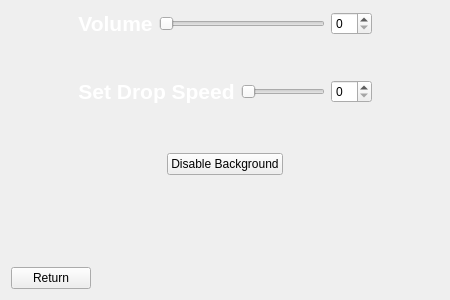
<?xml version="1.0" encoding="UTF-8"?>
<ui version="4.0">
 <class>Settings</class>
 <widget class="QWidget" name="Settings">
  <property name="geometry">
   <rect>
    <x>0</x>
    <y>0</y>
    <width>450</width>
    <height>300</height>
   </rect>
  </property>
  <property name="windowTitle">
   <string>Form</string>
  </property>
  <property name="styleSheet">
   <string notr="true"/>
  </property>
  <layout class="QHBoxLayout" name="horizontalLayout_6">
   <item>
    <layout class="QVBoxLayout" name="verticalLayout_2">
     <item>
      <layout class="QHBoxLayout" name="horizontalLayout_5">
       <item>
        <spacer name="horizontalSpacer_9">
         <property name="orientation">
          <enum>Qt::Horizontal</enum>
         </property>
         <property name="sizeHint" stdset="0">
          <size>
           <width>40</width>
           <height>20</height>
          </size>
         </property>
        </spacer>
       </item>
       <item>
        <layout class="QVBoxLayout" name="verticalLayout">
         <item>
          <layout class="QHBoxLayout" name="horizontalLayout_3">
           <item>
            <widget class="QLabel" name="volumlabel">
             <property name="sizePolicy">
              <sizepolicy hsizetype="Preferred" vsizetype="Preferred">
               <horstretch>1</horstretch>
               <verstretch>0</verstretch>
              </sizepolicy>
             </property>
             <property name="styleSheet">
              <string notr="true">font: 16pt &quot;Adobe 黑体 Std R&quot;;</string>
             </property>
             <property name="text">
              <string>&lt;!DOCTYPE HTML PUBLIC &quot;-//W3C//DTD HTML 4.0//EN&quot; &quot;http://www.w3.org/TR/REC-html40/strict.dtd&quot;&gt;
&lt;html&gt;&lt;head&gt;&lt;meta name=&quot;qrichtext&quot; content=&quot;1&quot; /&gt;&lt;style type=&quot;text/css&quot;&gt;
p, li { white-space: pre-wrap; }
&lt;/style&gt;&lt;/head&gt;&lt;body style=&quot; font-family:'SimSun'; font-size:9pt; font-weight:400; font-style:normal;&quot;&gt;
&lt;p style=&quot; margin-top:0px; margin-bottom:0px; margin-left:0px; margin-right:0px; -qt-block-indent:0; text-indent:0px;&quot;&gt;&lt;span style=&quot; font-size:16pt; font-weight:600; color:#ffffff;&quot;&gt;Volume&lt;/span&gt;&lt;/p&gt;&lt;/body&gt;&lt;/html&gt;</string>
             </property>
             <property name="alignment">
              <set>Qt::AlignCenter</set>
             </property>
            </widget>
           </item>
           <item>
            <widget class="QSlider" name="horizontalSlider">
             <property name="sizePolicy">
              <sizepolicy hsizetype="Expanding" vsizetype="Fixed">
               <horstretch>4</horstretch>
               <verstretch>0</verstretch>
              </sizepolicy>
             </property>
             <property name="orientation">
              <enum>Qt::Horizontal</enum>
             </property>
            </widget>
           </item>
           <item>
            <widget class="QSpinBox" name="spinBox">
             <property name="sizePolicy">
              <sizepolicy hsizetype="Minimum" vsizetype="Fixed">
               <horstretch>1</horstretch>
               <verstretch>0</verstretch>
              </sizepolicy>
             </property>
            </widget>
           </item>
          </layout>
         </item>
         <item>
          <spacer name="verticalSpacer_4">
           <property name="orientation">
            <enum>Qt::Vertical</enum>
           </property>
           <property name="sizeHint" stdset="0">
            <size>
             <width>20</width>
             <height>37</height>
            </size>
           </property>
          </spacer>
         </item>
         <item>
          <layout class="QHBoxLayout" name="horizontalLayout">
           <item>
            <widget class="QLabel" name="label">
             <property name="sizePolicy">
              <sizepolicy hsizetype="Preferred" vsizetype="Preferred">
               <horstretch>1</horstretch>
               <verstretch>0</verstretch>
              </sizepolicy>
             </property>
             <property name="styleSheet">
              <string notr="true">font: 16pt &quot;Adobe 黑体 Std R&quot;;</string>
             </property>
             <property name="text">
              <string>&lt;!DOCTYPE HTML PUBLIC &quot;-//W3C//DTD HTML 4.0//EN&quot; &quot;http://www.w3.org/TR/REC-html40/strict.dtd&quot;&gt;
&lt;html&gt;&lt;head&gt;&lt;meta name=&quot;qrichtext&quot; content=&quot;1&quot; /&gt;&lt;style type=&quot;text/css&quot;&gt;
p, li { white-space: pre-wrap; }
&lt;/style&gt;&lt;/head&gt;&lt;body style=&quot; font-family:'SimSun'; font-size:9pt; font-weight:400; font-style:normal;&quot;&gt;
&lt;p style=&quot; margin-top:0px; margin-bottom:0px; margin-left:0px; margin-right:0px; -qt-block-indent:0; text-indent:0px;&quot;&gt;&lt;span style=&quot; font-size:16pt; font-weight:600; color:#ffffff;&quot;&gt;Set Drop Speed&lt;/span&gt;&lt;/p&gt;&lt;/body&gt;&lt;/html&gt;</string>
             </property>
             <property name="alignment">
              <set>Qt::AlignCenter</set>
             </property>
            </widget>
           </item>
           <item>
            <widget class="QSlider" name="horizontalSlider_2">
             <property name="sizePolicy">
              <sizepolicy hsizetype="Expanding" vsizetype="Fixed">
               <horstretch>4</horstretch>
               <verstretch>0</verstretch>
              </sizepolicy>
             </property>
             <property name="orientation">
              <enum>Qt::Horizontal</enum>
             </property>
            </widget>
           </item>
           <item>
            <widget class="QSpinBox" name="spinBox_2">
             <property name="sizePolicy">
              <sizepolicy hsizetype="Minimum" vsizetype="Fixed">
               <horstretch>1</horstretch>
               <verstretch>0</verstretch>
              </sizepolicy>
             </property>
            </widget>
           </item>
          </layout>
         </item>
        </layout>
       </item>
       <item>
        <spacer name="horizontalSpacer_8">
         <property name="orientation">
          <enum>Qt::Horizontal</enum>
         </property>
         <property name="sizeHint" stdset="0">
          <size>
           <width>40</width>
           <height>20</height>
          </size>
         </property>
        </spacer>
       </item>
      </layout>
     </item>
     <item>
      <spacer name="verticalSpacer_3">
       <property name="orientation">
        <enum>Qt::Vertical</enum>
       </property>
       <property name="sizeHint" stdset="0">
        <size>
         <width>20</width>
         <height>40</height>
        </size>
       </property>
      </spacer>
     </item>
     <item>
      <layout class="QHBoxLayout" name="horizontalLayout_4">
       <item>
        <spacer name="horizontalSpacer_10">
         <property name="orientation">
          <enum>Qt::Horizontal</enum>
         </property>
         <property name="sizeHint" stdset="0">
          <size>
           <width>40</width>
           <height>20</height>
          </size>
         </property>
        </spacer>
       </item>
       <item>
        <widget class="QPushButton" name="pushButton_2">
         <property name="sizePolicy">
          <sizepolicy hsizetype="Minimum" vsizetype="Fixed">
           <horstretch>0</horstretch>
           <verstretch>0</verstretch>
          </sizepolicy>
         </property>
         <property name="text">
          <string>Disable Background</string>
         </property>
        </widget>
       </item>
       <item>
        <spacer name="horizontalSpacer_6">
         <property name="orientation">
          <enum>Qt::Horizontal</enum>
         </property>
         <property name="sizeHint" stdset="0">
          <size>
           <width>40</width>
           <height>20</height>
          </size>
         </property>
        </spacer>
       </item>
      </layout>
     </item>
     <item>
      <spacer name="verticalSpacer_2">
       <property name="orientation">
        <enum>Qt::Vertical</enum>
       </property>
       <property name="sizeHint" stdset="0">
        <size>
         <width>20</width>
         <height>40</height>
        </size>
       </property>
      </spacer>
     </item>
     <item>
      <spacer name="verticalSpacer">
       <property name="orientation">
        <enum>Qt::Vertical</enum>
       </property>
       <property name="sizeHint" stdset="0">
        <size>
         <width>20</width>
         <height>40</height>
        </size>
       </property>
      </spacer>
     </item>
     <item>
      <layout class="QHBoxLayout" name="horizontalLayout_2">
       <item>
        <widget class="QPushButton" name="pushButton">
         <property name="sizePolicy">
          <sizepolicy hsizetype="Minimum" vsizetype="Fixed">
           <horstretch>0</horstretch>
           <verstretch>0</verstretch>
          </sizepolicy>
         </property>
         <property name="text">
          <string>Return</string>
         </property>
        </widget>
       </item>
       <item>
        <spacer name="horizontalSpacer_7">
         <property name="orientation">
          <enum>Qt::Horizontal</enum>
         </property>
         <property name="sizeHint" stdset="0">
          <size>
           <width>40</width>
           <height>20</height>
          </size>
         </property>
        </spacer>
       </item>
       <item>
        <spacer name="horizontalSpacer_5">
         <property name="orientation">
          <enum>Qt::Horizontal</enum>
         </property>
         <property name="sizeHint" stdset="0">
          <size>
           <width>40</width>
           <height>20</height>
          </size>
         </property>
        </spacer>
       </item>
       <item>
        <spacer name="horizontalSpacer_4">
         <property name="orientation">
          <enum>Qt::Horizontal</enum>
         </property>
         <property name="sizeHint" stdset="0">
          <size>
           <width>40</width>
           <height>20</height>
          </size>
         </property>
        </spacer>
       </item>
       <item>
        <spacer name="horizontalSpacer_3">
         <property name="orientation">
          <enum>Qt::Horizontal</enum>
         </property>
         <property name="sizeHint" stdset="0">
          <size>
           <width>40</width>
           <height>20</height>
          </size>
         </property>
        </spacer>
       </item>
       <item>
        <spacer name="horizontalSpacer_2">
         <property name="orientation">
          <enum>Qt::Horizontal</enum>
         </property>
         <property name="sizeHint" stdset="0">
          <size>
           <width>40</width>
           <height>20</height>
          </size>
         </property>
        </spacer>
       </item>
       <item>
        <spacer name="horizontalSpacer">
         <property name="orientation">
          <enum>Qt::Horizontal</enum>
         </property>
         <property name="sizeHint" stdset="0">
          <size>
           <width>40</width>
           <height>20</height>
          </size>
         </property>
        </spacer>
       </item>
      </layout>
     </item>
    </layout>
   </item>
  </layout>
 </widget>
 <resources/>
 <connections/>
</ui>
